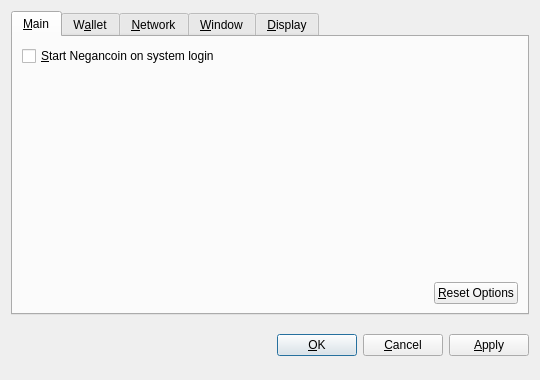
<?xml version="1.0" encoding="UTF-8"?>
<ui version="4.0">
 <class>OptionsDialog</class>
 <widget class="QDialog" name="OptionsDialog">
  <property name="geometry">
   <rect>
    <x>0</x>
    <y>0</y>
    <width>540</width>
    <height>380</height>
   </rect>
  </property>
  <property name="windowTitle">
   <string>Options</string>
  </property>
  <property name="modal">
   <bool>true</bool>
  </property>
  <layout class="QVBoxLayout" name="verticalLayout">
   <item>
    <widget class="QTabWidget" name="tabWidget">
     <property name="tabPosition">
      <enum>QTabWidget::North</enum>
     </property>
     <property name="currentIndex">
      <number>0</number>
     </property>
     <widget class="QWidget" name="tabMain">
      <attribute name="title">
       <string>&amp;Main</string>
      </attribute>
      <layout class="QVBoxLayout" name="verticalLayout_Main">
       <item>
        <widget class="QCheckBox" name="bitcoinAtStartup">
         <property name="toolTip">
          <string>Automatically start Negancoin after logging in to the system.</string>
         </property>
         <property name="text">
          <string>&amp;Start Negancoin on system login</string>
         </property>
        </widget>
       </item>
       <item>
        <spacer name="verticalSpacer_Main">
         <property name="orientation">
          <enum>Qt::Vertical</enum>
         </property>
         <property name="sizeHint" stdset="0">
          <size>
           <width>20</width>
           <height>40</height>
          </size>
         </property>
        </spacer>
       </item>
       <item>
        <layout class="QHBoxLayout" name="horizontalLayout_2_Main">
         <item>
          <spacer name="horizontalSpacer_2_Main">
           <property name="orientation">
            <enum>Qt::Horizontal</enum>
           </property>
           <property name="sizeHint" stdset="0">
            <size>
             <width>40</width>
             <height>20</height>
            </size>
           </property>
          </spacer>
         </item>
         <item>
          <widget class="QPushButton" name="resetButton">
           <property name="toolTip">
            <string>Reset all client options to default.</string>
           </property>
           <property name="text">
            <string>&amp;Reset Options</string>
           </property>
           <property name="autoDefault">
            <bool>false</bool>
           </property>
          </widget>
         </item>
        </layout>
       </item>
      </layout>
     </widget>
     <widget class="QWidget" name="tabWallet">
      <attribute name="title">
       <string>W&amp;allet</string>
      </attribute>
      <layout class="QVBoxLayout" name="verticalLayout_Network">
       <item>
        <widget class="QLabel" name="transactionFeeInfoLabel">
         <property name="text">
          <string>Optional transaction fee per kB that helps make sure your transactions are processed quickly. Most transactions are 1 kB.</string>
         </property>
         <property name="textFormat">
          <enum>Qt::PlainText</enum>
         </property>
         <property name="wordWrap">
          <bool>true</bool>
         </property>
        </widget>
       </item>
       <item>
        <layout class="QHBoxLayout" name="horizontalLayout_1_Main">
         <item>
          <widget class="QLabel" name="transactionFeeLabel">
           <property name="text">
            <string>Pay transaction &amp;fee</string>
           </property>
           <property name="textFormat">
            <enum>Qt::PlainText</enum>
           </property>
           <property name="buddy">
            <cstring>transactionFee</cstring>
           </property>
          </widget>
         </item>
         <item>
          <widget class="BitcoinAmountField" name="transactionFee"/>
         </item>
         <item>
          <spacer name="horizontalSpacer_1_Main">
           <property name="orientation">
            <enum>Qt::Horizontal</enum>
           </property>
           <property name="sizeHint" stdset="0">
            <size>
             <width>40</width>
             <height>20</height>
            </size>
           </property>
          </spacer>
         </item>
        </layout>
       </item>
       <item>
        <widget class="QLabel" name="label">
         <property name="text">
          <string>If you disable the spending of unconfirmed change, the change from a transaction cannot be used until that transaction has at least one confirmation. This also affects how your balance is computed.</string>
         </property>
         <property name="wordWrap">
          <bool>true</bool>
         </property>
        </widget>
       </item>
       <item>
        <widget class="QCheckBox" name="spendZeroConfChange">
         <property name="text">
          <string>Spend unconfirmed change  (experts only)</string>
         </property>
        </widget>
       </item>
       <item>
        <spacer name="verticalSpacer">
         <property name="orientation">
          <enum>Qt::Vertical</enum>
         </property>
         <property name="sizeHint" stdset="0">
          <size>
           <width>20</width>
           <height>40</height>
          </size>
         </property>
        </spacer>
       </item>
      </layout>
     </widget>
     <widget class="QWidget" name="tabNetwork">
      <attribute name="title">
       <string>&amp;Network</string>
      </attribute>
      <layout class="QVBoxLayout" name="verticalLayout_Network">
       <item>
        <widget class="QCheckBox" name="mapPortUpnp">
         <property name="toolTip">
          <string>Automatically open the Negancoin client port on the router. This only works when your router supports UPnP and it is enabled.</string>
         </property>
         <property name="text">
          <string>Map port using &amp;UPnP</string>
         </property>
        </widget>
       </item>
       <item>
        <widget class="QCheckBox" name="connectSocks">
         <property name="toolTip">
          <string>Connect to the Negancoin network through a SOCKS proxy (e.g. when connecting through Tor).</string>
         </property>
         <property name="text">
          <string>&amp;Connect through SOCKS proxy:</string>
         </property>
        </widget>
       </item>
       <item>
        <layout class="QHBoxLayout" name="horizontalLayout_Network">
         <item>
          <widget class="QLabel" name="proxyIpLabel">
           <property name="text">
            <string>Proxy &amp;IP:</string>
           </property>
           <property name="textFormat">
            <enum>Qt::PlainText</enum>
           </property>
           <property name="buddy">
            <cstring>proxyIp</cstring>
           </property>
          </widget>
         </item>
         <item>
          <widget class="QValidatedLineEdit" name="proxyIp">
           <property name="maximumSize">
            <size>
             <width>140</width>
             <height>16777215</height>
            </size>
           </property>
           <property name="toolTip">
            <string>IP address of the proxy (e.g. 127.0.0.1)</string>
           </property>
          </widget>
         </item>
         <item>
          <widget class="QLabel" name="proxyPortLabel">
           <property name="text">
            <string>&amp;Port:</string>
           </property>
           <property name="textFormat">
            <enum>Qt::PlainText</enum>
           </property>
           <property name="buddy">
            <cstring>proxyPort</cstring>
           </property>
          </widget>
         </item>
         <item>
          <widget class="QLineEdit" name="proxyPort">
           <property name="maximumSize">
            <size>
             <width>55</width>
             <height>16777215</height>
            </size>
           </property>
           <property name="toolTip">
            <string>Port of the proxy (e.g. 9050)</string>
           </property>
          </widget>
         </item>
         <item>
          <widget class="QLabel" name="socksVersionLabel">
           <property name="text">
            <string>SOCKS &amp;Version:</string>
           </property>
           <property name="textFormat">
            <enum>Qt::PlainText</enum>
           </property>
           <property name="buddy">
            <cstring>socksVersion</cstring>
           </property>
          </widget>
         </item>
         <item>
          <widget class="QValueComboBox" name="socksVersion">
           <property name="toolTip">
            <string>SOCKS version of the proxy (e.g. 5)</string>
           </property>
          </widget>
         </item>
         <item>
          <spacer name="horizontalSpacer_Network">
           <property name="orientation">
            <enum>Qt::Horizontal</enum>
           </property>
           <property name="sizeHint" stdset="0">
            <size>
             <width>40</width>
             <height>20</height>
            </size>
           </property>
          </spacer>
         </item>
        </layout>
       </item>
       <item>
        <spacer name="verticalSpacer_Network">
         <property name="orientation">
          <enum>Qt::Vertical</enum>
         </property>
         <property name="sizeHint" stdset="0">
          <size>
           <width>20</width>
           <height>40</height>
          </size>
         </property>
        </spacer>
       </item>
      </layout>
     </widget>
     <widget class="QWidget" name="tabWindow">
      <attribute name="title">
       <string>&amp;Window</string>
      </attribute>
      <layout class="QVBoxLayout" name="verticalLayout_Window">
       <item>
        <widget class="QCheckBox" name="minimizeToTray">
         <property name="toolTip">
          <string>Show only a tray icon after minimizing the window.</string>
         </property>
         <property name="text">
          <string>&amp;Minimize to the tray instead of the taskbar</string>
         </property>
        </widget>
       </item>
       <item>
        <widget class="QCheckBox" name="minimizeOnClose">
         <property name="toolTip">
          <string>Minimize instead of exit the application when the window is closed. When this option is enabled, the application will be closed only after selecting Quit in the menu.</string>
         </property>
         <property name="text">
          <string>M&amp;inimize on close</string>
         </property>
        </widget>
       </item>
       <item>
        <spacer name="verticalSpacer_Window">
         <property name="orientation">
          <enum>Qt::Vertical</enum>
         </property>
         <property name="sizeHint" stdset="0">
          <size>
           <width>20</width>
           <height>40</height>
          </size>
         </property>
        </spacer>
       </item>
      </layout>
     </widget>
     <widget class="QWidget" name="tabDisplay">
      <attribute name="title">
       <string>&amp;Display</string>
      </attribute>
      <layout class="QVBoxLayout" name="verticalLayout_Display">
       <item>
        <layout class="QHBoxLayout" name="horizontalLayout_1_Display">
         <item>
          <widget class="QLabel" name="langLabel">
           <property name="text">
            <string>User Interface &amp;language:</string>
           </property>
           <property name="textFormat">
            <enum>Qt::PlainText</enum>
           </property>
           <property name="buddy">
            <cstring>lang</cstring>
           </property>
          </widget>
         </item>
         <item>
          <widget class="QValueComboBox" name="lang">
           <property name="toolTip">
            <string>The user interface language can be set here. This setting will take effect after restarting Negancoin.</string>
           </property>
          </widget>
         </item>
        </layout>
       </item>
       <item>
        <layout class="QHBoxLayout" name="horizontalLayout_2_Display">
         <item>
          <widget class="QLabel" name="unitLabel">
           <property name="text">
            <string>&amp;Unit to show amounts in:</string>
           </property>
           <property name="textFormat">
            <enum>Qt::PlainText</enum>
           </property>
           <property name="buddy">
            <cstring>unit</cstring>
           </property>
          </widget>
         </item>
         <item>
          <widget class="QValueComboBox" name="unit">
           <property name="toolTip">
            <string>Choose the default subdivision unit to show in the interface and when sending coins.</string>
           </property>
          </widget>
         </item>
        </layout>
       </item>
       <item>
        <widget class="QCheckBox" name="displayAddresses">
         <property name="toolTip">
          <string>Whether to show Negancoin addresses in the transaction list or not.</string>
         </property>
         <property name="text">
          <string>&amp;Display addresses in transaction list</string>
         </property>
        </widget>
       </item>
       <item>
        <widget class="QCheckBox" name="coinControlFeatures">
         <property name="toolTip">
          <string>Whether to show coin control features or not.</string>
         </property>
         <property name="text">
          <string>Display coin &amp;control features (experts only!)</string>
         </property>
        </widget>
       </item>
       <item>
        <spacer name="verticalSpacer_Display">
         <property name="orientation">
          <enum>Qt::Vertical</enum>
         </property>
         <property name="sizeHint" stdset="0">
          <size>
           <width>20</width>
           <height>40</height>
          </size>
         </property>
        </spacer>
       </item>
      </layout>
     </widget>
    </widget>
   </item>
   <item>
    <layout class="QHBoxLayout" name="horizontalLayout_Buttons">
     <item>
      <spacer name="horizontalSpacer_1">
       <property name="orientation">
        <enum>Qt::Horizontal</enum>
       </property>
       <property name="sizeHint" stdset="0">
        <size>
         <width>40</width>
         <height>48</height>
        </size>
       </property>
      </spacer>
     </item>
     <item>
      <widget class="QLabel" name="statusLabel">
       <property name="font">
        <font>
         <weight>75</weight>
         <bold>true</bold>
        </font>
       </property>
       <property name="text">
        <string/>
       </property>
       <property name="textFormat">
        <enum>Qt::PlainText</enum>
       </property>
       <property name="wordWrap">
        <bool>true</bool>
       </property>
      </widget>
     </item>
     <item>
      <spacer name="horizontalSpacer_2">
       <property name="orientation">
        <enum>Qt::Horizontal</enum>
       </property>
       <property name="sizeHint" stdset="0">
        <size>
         <width>40</width>
         <height>48</height>
        </size>
       </property>
      </spacer>
     </item>
     <item>
      <widget class="QPushButton" name="okButton">
       <property name="text">
        <string>&amp;OK</string>
       </property>
      </widget>
     </item>
     <item>
      <widget class="QPushButton" name="cancelButton">
       <property name="text">
        <string>&amp;Cancel</string>
       </property>
       <property name="autoDefault">
        <bool>false</bool>
       </property>
      </widget>
     </item>
     <item>
      <widget class="QPushButton" name="applyButton">
       <property name="text">
        <string>&amp;Apply</string>
       </property>
       <property name="autoDefault">
        <bool>false</bool>
       </property>
      </widget>
     </item>
    </layout>
   </item>
  </layout>
 </widget>
 <customwidgets>
  <customwidget>
   <class>BitcoinAmountField</class>
   <extends>QSpinBox</extends>
   <header>bitcoinamountfield.h</header>
  </customwidget>
  <customwidget>
   <class>QValueComboBox</class>
   <extends>QComboBox</extends>
   <header>qvaluecombobox.h</header>
  </customwidget>
  <customwidget>
   <class>QValidatedLineEdit</class>
   <extends>QLineEdit</extends>
   <header>qvalidatedlineedit.h</header>
  </customwidget>
 </customwidgets>
 <resources/>
 <connections/>
</ui>
